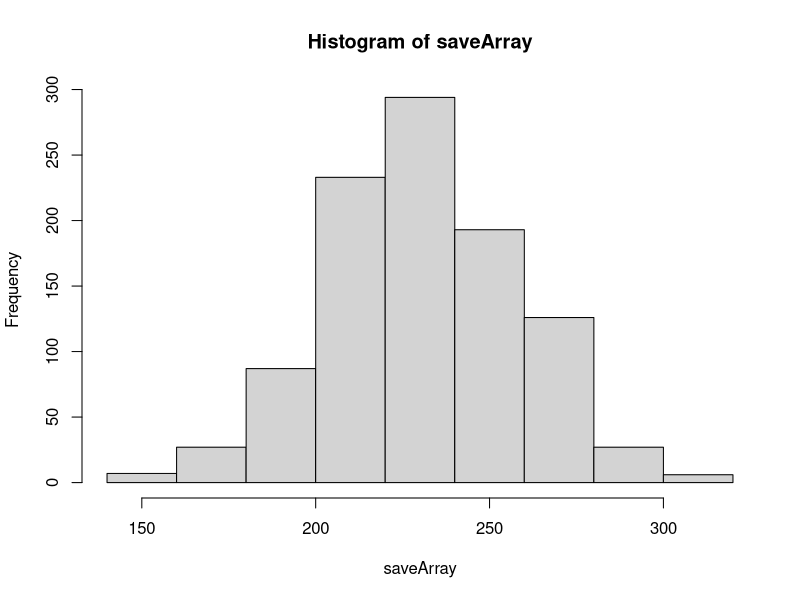
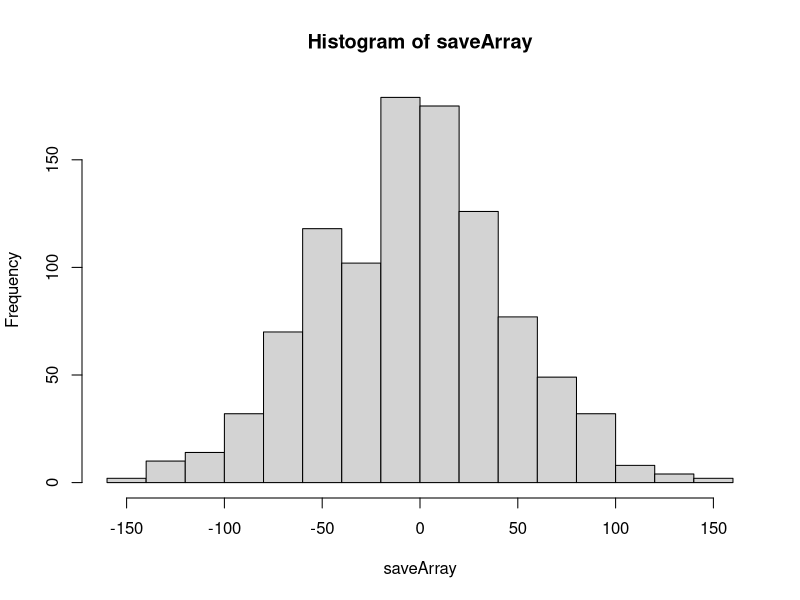
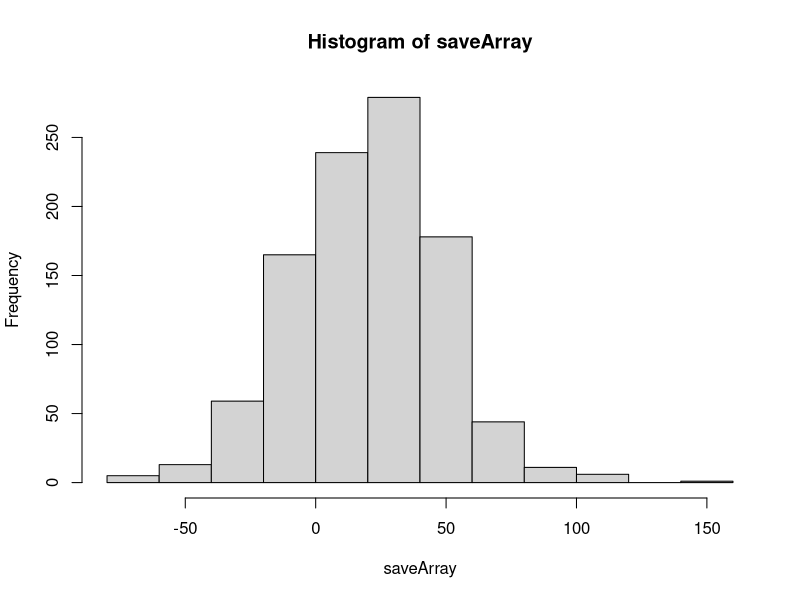

Generate these figures, in order, with R:
## ---- chunk 1
knitr::opts_chunk$set(echo = TRUE)
## ---- chunk 2
days = 1:365

students = 35
classes = 15
runs = students * classes
payout = 2

saveArray=vector('numeric')
for (k in 1:1000){

  bank = 0
  for (i in 1:runs){
    sampleClass = sample(days, students, replace = TRUE)

    repeats = length(unique(sampleClass))
    if (repeats == 35) bank = bank - payout
    else bank = bank + 1
  }
saveArray[k]= bank
}
## ---- chunk 3
hist(saveArray)
## ---- chunk 4
print('average amt:')
print(mean(saveArray))
## ---- chunk 5
days = 1:365

students = 35
classes = 15
runs = students * classes
payout = 4.39

saveArray=vector('numeric')
for (k in 1:1000){

  bank = 0
  for (i in 1:runs){
    sampleClass = sample(days, students, replace = TRUE)

    repeats = length(unique(sampleClass))
    if (repeats == 35) bank = bank - payout
    else bank = bank + 1
  }
saveArray[k]= bank
}

## ---- chunk 6
hist(saveArray)
## ---- chunk 7
print('Instructor Wager')
print(payout)

print('average amount')
print(mean(saveArray))
## ---- chunk 8
days = 1:365

students = 29
classes = 15
runs = students * classes
payout = 2

saveArray=vector('numeric')
for (k in 1:1000){

  bank = 0
  for (i in 1:runs){
    sampleClass = sample(days, students, replace = TRUE)

    repeats = length(unique(sampleClass))
    if (repeats == students) bank = bank - payout
    else bank = bank + 1
  }
saveArray[k]= bank
}

## ---- chunk 9
hist(saveArray)
## ---- chunk 10
print('Student Count')
print(students)
print('average amount')
print(mean(saveArray))

